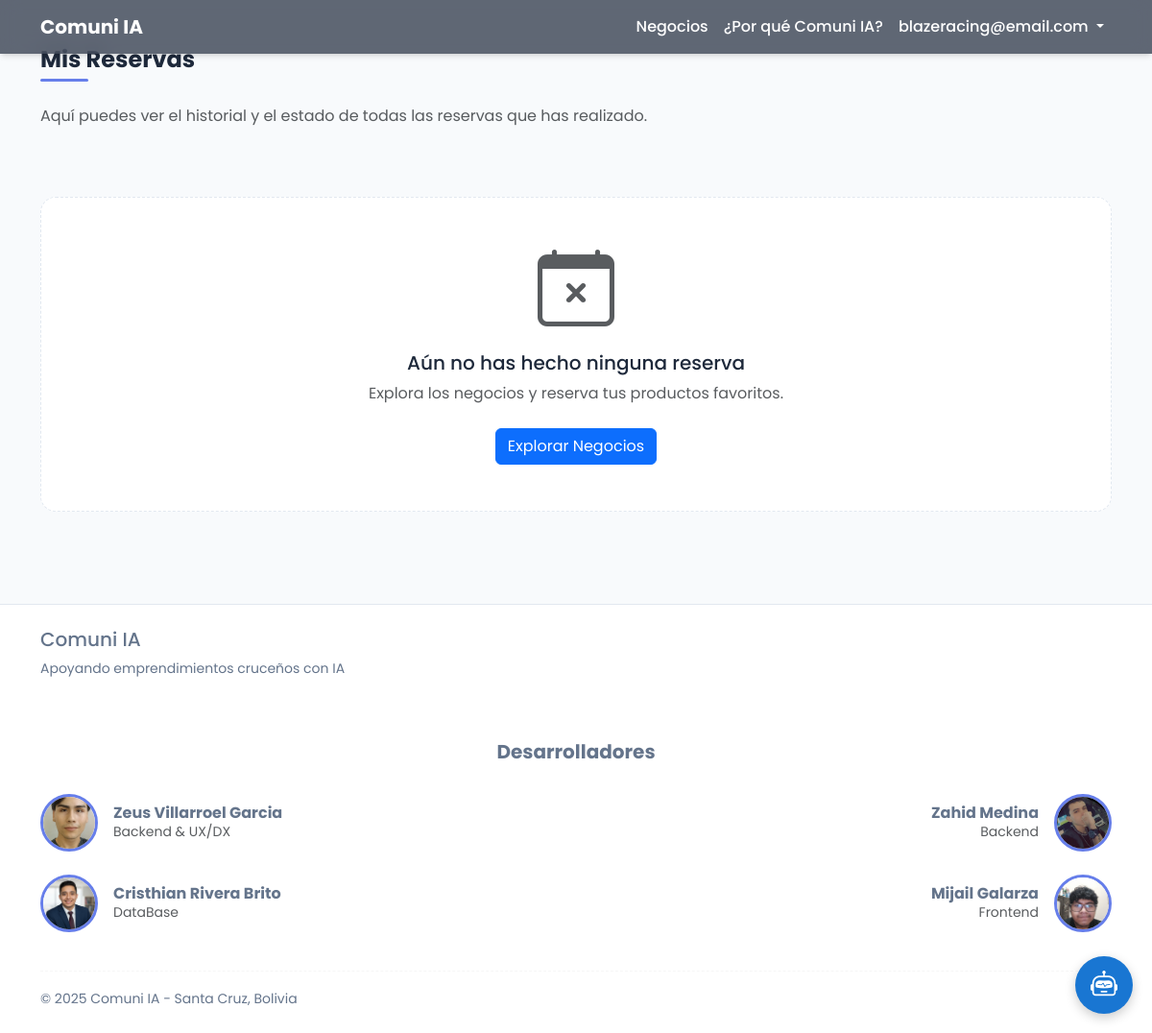
Page /my-reservations (signed in) on the earlier database version.
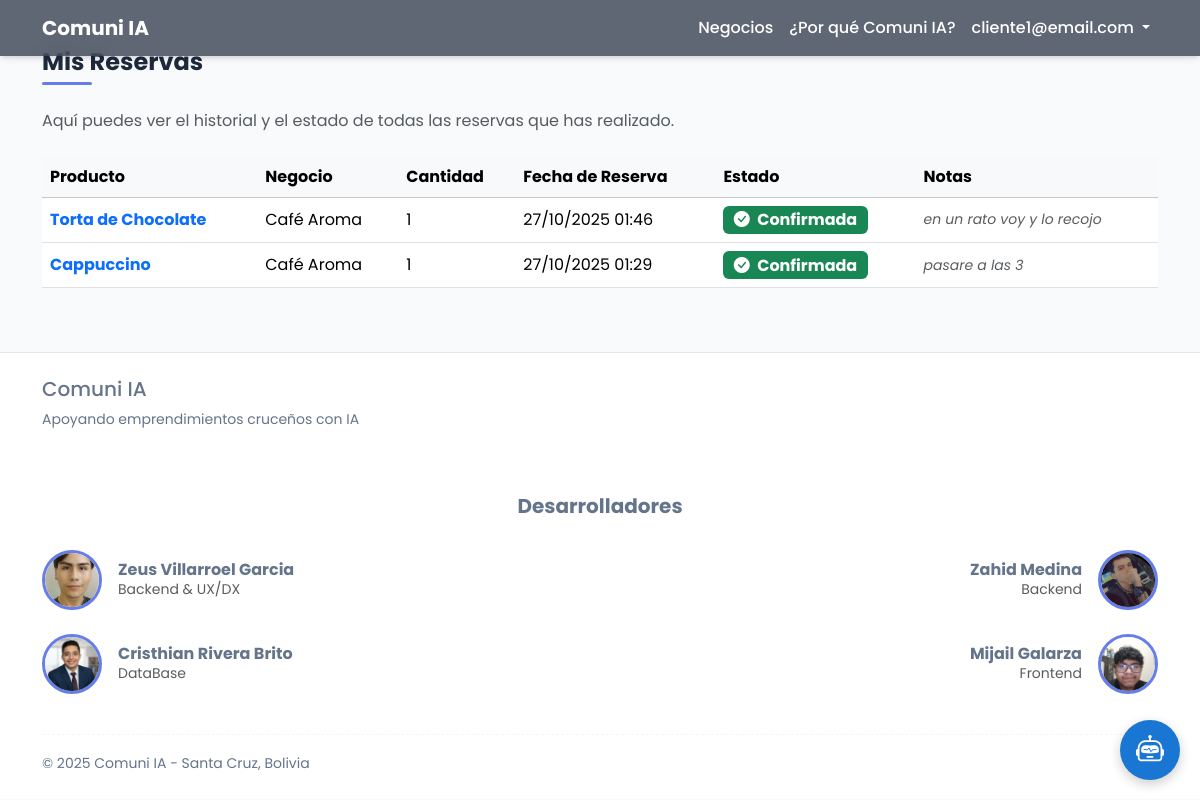
Same page on the later database version.
### app.py (models this page shows, shortened)
class User(db.Model):
    __tablename__ = 'users'
    id = db.Column(db.Integer, primary_key=True)
    email = db.Column(db.String(120), unique=True, nullable=False)
    password_hash = db.Column(db.String(200), nullable=False)
    business_id = db.Column(db.Integer, db.ForeignKey('businesses.id'), nullable=True)
    ci = db.Column(db.String(20), nullable=True)  # NUEVO CAMPO
    role = db.Column(db.String(20), default='user')
    created_at = db.Column(db.DateTime, default=db.func.now())
    is_active = db.Column(db.Boolean, default=True, nullable=False)

class Reservation(db.Model):
    __tablename__ = 'reservations'
    id = db.Column(db.Integer, primary_key=True)
    user_id = db.Column(db.Integer, db.ForeignKey('users.id'), nullable=False)
    product_id = db.Column(db.Integer, db.ForeignKey('products.id'), nullable=False)
    business_id = db.Column(db.Integer, db.ForeignKey('businesses.id'), nullable=False)
    quantity = db.Column(db.Integer, nullable=False)
    status = db.Column(db.String(20), nullable=False, default='pendiente') # pendiente, confirmada, rechazada, completada
    created_at = db.Column(db.DateTime, default=db.func.now())
    notes = db.Column(db.Text, nullable=True)
    user = db.relationship('User', backref='reservations')
    product = db.relationship('Product', backref='reservations')
    business = db.relationship('Business', backref='reservations')

class Product(db.Model):
    __tablename__ = 'products'
    id = db.Column(db.Integer, primary_key=True)
    business_id = db.Column(db.Integer, db.ForeignKey('businesses.id'), nullable=False)
    name = db.Column(db.String(160), nullable=False)
    description = db.Column(db.Text, nullable=True)  # Descripción detallada del producto
    price = db.Column(db.Float, nullable=False)
    stock = db.Column(db.Integer, nullable=False, default=0) # NUEVO CAMPO
    image_url = db.Column(db.String(500), nullable=True)  # Ruta relativa a static/uploads

class Business(db.Model):
    __tablename__ = 'businesses'
    id = db.Column(db.Integer, primary_key=True)
    name = db.Column(db.String(160), nullable=False)
    description = db.Column(db.Text, nullable=False)
    logo = db.Column(db.String(500), nullable=True)  # Ruta relativa a static/uploads
    location = db.Column(db.String(160), nullable=False, default="Santa Cruz, Bolivia")
    category = db.Column(db.String(100), nullable=False, default="Servicios")
    phone = db.Column(db.String(20), nullable=True)
    nit = db.Column(db.String(20), nullable=True)  # NUEVO CAMPO
    latitude = db.Column(db.Float, nullable=True)
    longitude = db.Column(db.Float, nullable=True)
    email = db.Column(db.String(120), nullable=True)
    whatsapp = db.Column(db.String(20), nullable=True)
    reviews = db.relationship('Review', backref='business', lazy=True, cascade="all, delete-orphan")
    products = db.relationship('Product', backref='business', lazy=True, cascade="all, delete-orphan")
    favorited_by = db.relationship('User', secondary=favorites, lazy='subquery', backref=db.backref('favorite_businesses', lazy=True))
    viewed_by = db.relationship('User', secondary=business_views, lazy='subquery', backref=db.backref('viewed_businesses', lazy=True))
    is_active = db.Column(db.Boolean, default=True, nullable=False)

### app.py (the view)
@app.route('/my-reservations', strict_slashes=False)
@login_required
def my_reservations():
    user_id = session['user_id']
    reservations = db.session.query(Reservation).filter_by(user_id=user_id).order_by(Reservation.created_at.desc()).all()
    return render_template('my_reservations.html', reservations=reservations)

### app.py (called while the page is built)
def login_required(f):
    @wraps(f)
    def decorated_function(*args, **kwargs):
        if 'user_id' not in session:
            return redirect(url_for('login', next=request.url))
        return f(*args, **kwargs)
    return decorated_function

### templates/my_reservations.html (shortened to what this page needs)
{% extends "layout.html" %}
{% block content %}
<div class="container mt-5">
    <h1 class="section-title">Mis Reservas</h1>
    <p class="text-muted mb-4">Aquí puedes ver el historial y el estado de todas las reservas que has realizado.</p>
    {% if reservations %}
    <div class="table-responsive">
        <table class="table table-hover align-middle">
            <thead class="table-light">
                <tr>
                    <th>Producto</th>
                    <th>Negocio</th>
                    <th>Cantidad</th>
                    <th>Fecha de Reserva</th>
                    <th>Estado</th>
                    <th>Notas</th>
                </tr>
            </thead>
            <tbody>
                {% for r in reservations %}
                <tr>
                    <td>
                        <a href="{{ url_for('profile', id=r.business.id) }}" class="fw-bold text-decoration-none">{{ r.product.name }}</a>
                    </td>
                    <td>{{ r.business.name }}</td>
                    <td>{{ r.quantity }}</td>
                    <td>{{ r.created_at.strftime('%d/%m/%Y %H:%M') }}</td>
                    <td>
                        <span class="badge fs-6
                            {% if r.status == 'pendiente' %}bg-warning text-dark
                            {% elif r.status == 'confirmada' %}bg-success
                            {% elif r.status == 'rechazada' %}bg-danger
                            {% else %}bg-secondary
                            {% endif %}">
                            <i class="bi
                                {% if r.status == 'pendiente' %}bi-hourglass-split
                                {% elif r.status == 'confirmada' %}bi-check-circle-fill
                                {% elif r.status == 'rechazada' %}bi-x-circle-fill
                                {% endif %} me-1"></i>
                            {{ r.status|capitalize }}
                        </span>
                    </td>
                    <td class="text-muted small"><em>{{ r.notes if r.notes else 'Sin notas' }}</em></td>
                </tr>
                {% endfor %}
            </tbody>
        </table>
    </div>
    {% else %}
    <div class="col-12 text-center py-5">
        <div class="empty-state-card">
            <i class="bi bi-calendar-x display-1 text-muted"></i>
            <h5 class="mt-3">Aún no has hecho ninguna reserva</h5>
            <p class="text-muted">Explora los negocios y reserva tus productos favoritos.</p>
            <a href="{{ url_for('home') }}" class="btn btn-primary mt-2">Explorar Negocios</a>
        </div>
    </div>
    {% endif %}
</div>
{% endblock %}

### templates/layout.html (shortened to what this page needs)
<!doctype html>
<html lang="es">
<head>
  <link href="https://cdn.jsdelivr.net/npm/bootstrap@5.3.3/dist/css/bootstrap.min.css" rel="stylesheet"/>
  <link href="{{ url_for('static', filename='css/styles.css') }}" rel="stylesheet"/>
  <link rel="stylesheet" href="{{ url_for('static', filename='css/chatbot.css') }}"/>
  <link rel="stylesheet" href="https://cdn.jsdelivr.net/npm/bootstrap-icons@1.11.3/font/bootstrap-icons.css">
  <link rel="stylesheet" href="https://cdn.jsdelivr.net/npm/driver.js@1.0.1/dist/driver.css"/>
  <link rel="stylesheet" href="{{ url_for('static', filename='css/custom-driver.css') }}"/>
  <link rel="stylesheet" href="{{ url_for('static', filename='css/developers.css') }}"/>
</head>
<body>
<nav class="navbar navbar-expand-lg navbar-dark fixed-top navbar-main">
  <div class="container">
    <a class="navbar-brand fw-bold" href="{{ url_for('home') }}">
      Comuni IA
    </a>
    <div class="collapse navbar-collapse" id="navbarNav">
      <ul class="navbar-nav ms-auto align-items-lg-center">
        <li class="nav-item"><a href="{{ url_for('home') }}#destacados" class="nav-link">Negocios</a></li>
        <li class="nav-item"><a href="{{ url_for('home') }}#sobre" class="nav-link">¿Por qué Comuni IA?</a></li>
        {% if session.user_id %}
        <li class="nav-item dropdown">
          <a class="nav-link dropdown-toggle" href="#" id="navbarDropdown" role="button" data-bs-toggle="dropdown" aria-expanded="false">
            {{ session.user_email }}
          </a>
        </li>
        {% else %}
        <li class="nav-item"><a href="{{ url_for('login') }}" class="nav-link">Iniciar Sesión</a></li>
        <li class="nav-item ms-lg-2"><a href="{{ url_for('join') }}" class="btn btn-primary rounded-pill px-3">Registra tu Negocio</a></li>
        {% endif %}
      </ul>
    </div>
  </div>
</nav>
{% block content %}{% endblock %}
<footer class="main-footer">
  <div class="container">
    <div class="row">
      <div class="col-md-6">
        <h5>Comuni IA</h5>
        <p class="small">Apoyando emprendimientos cruceños con IA</p>
      </div>
      <div class="col-md-6 text-md-end">
      </div>
    </div>
    <div class="row mt-5">
      <div class="col-12 text-center">
        <h5 class="fw-bold">Desarrolladores</h5>
      </div>
    </div>
    <div class="row align-items-center mt-4">
      <div class="col-12 col-md-6 mb-4">
        <div class="d-flex align-items-center">
          <img src="{{ url_for('static', filename='uploads/zeus.jpeg') }}" alt="Zeus Villarroel Garcia" class="developer-photo me-3">
          <div>
            <h6 class="mb-0 fw-bold">Zeus Villarroel Garcia</h6>
            <p class="small text-muted mb-0">Backend & UX/DX</p>
          </div>
        </div>
      </div>
      <div class="col-12 col-md-6 mb-4">
        <div class="d-flex align-items-center justify-content-md-end">
          <div class="text-md-end me-3">
            <h6 class="mb-0 fw-bold">Zahid Medina</h6>
            <p class="small text-muted mb-0">Backend</p>
          </div>
          <img src="{{ url_for('static', filename='uploads/zahid.jpg') }}" alt="Zahid Medina" class="developer-photo">
        </div>
      </div>
      <div class="col-12 col-md-6 mb-4">
        <div class="d-flex align-items-center">
          <img src="{{ url_for('static', filename='uploads/cristhian.jpeg') }}" alt="Cristhian Rivera Brito" class="developer-photo me-3">
          <div>
            <h6 class="mb-0 fw-bold">Cristhian Rivera Brito</h6>
            <p class="small text-muted mb-0">DataBase</p>
          </div>
        </div>
      </div>
      <div class="col-12 col-md-6 mb-4">
        <div class="d-flex align-items-center justify-content-md-end">
          <div class="text-md-end me-3">
            <h6 class="mb-0 fw-bold">Mijail Galarza</h6>
            <p class="small text-muted mb-0">Frontend</p>
          </div>
          <img src="{{ url_for('static', filename='uploads/mijail.jpeg') }}" alt="Mijail Galarza" class="developer-photo">
        </div>
      </div>
    </div>
    <hr class="my-3">
    <small>&copy; 2025 Comuni IA - Santa Cruz, Bolivia</small>
  </div>
</footer>
{% include '_chatbot.html' %}
</body>
</html>

### templates/_chatbot.html (shortened to what this page needs)
<div id="chatbot-toggle" class="chatbot-btn">
    <i class="bi bi-robot"></i>
</div>

### static/css/styles.css (style rules this page uses)
:root { --primary-color: #667eea; --secondary-color: #764ba2; --text-dark: #1e293b; --text-light: #64748b; --bg-light: #f8fafc; --white: #ffffff; --border-color: #e2e8f0; --shadow: 0 4px 6px -1px rgba(0, 0, 0, 0.1), 0 2px 4px -2px rgba(0, 0, 0, 0.1); --shadow-lg: 0 10px 15px -3px rgba(0, 0, 0, 0.1), 0 4px 6px -4px rgba(0, 0, 0, 0.1); }
body { font-family: 'Poppins', sans-serif; background-color: var(--bg-light); color: var(--text-dark); }
.navbar { background-color: var(--white) !important; box-shadow: var(--shadow); }
.navbar-main { background-color: rgba(30, 41, 59, 0.7) !important; backdrop-filter: blur(10px); transition: background-color 0.3s ease-in-out; }
.navbar-main .nav-link, .navbar-main .navbar-brand { color: var(--white) !important; }
.navbar-brand { font-weight: bold; color: var(--primary-color) !important; }
.nav-link { color: var(--text-light) !important; font-weight: 500; transition: color 0.3s ease; }
.section-title { font-size: 1.5rem; font-weight: 700; color: var(--text-dark); margin-bottom: 1.5rem; position: relative; padding-bottom: 0.5rem; }
.section-title::after { content: ''; position: absolute; bottom: 0; left: 0; width: 50px; height: 3px; background: var(--primary-color); border-radius: 2px; }
footer.main-footer { background-color: var(--white); color: var(--text-light); padding: 1.5rem 0; margin-top: 3rem; border-top: 1px solid var(--border-color); }
.chatbot-btn { position: fixed; right: 20px; bottom: 20px; width: 56px; height: 56px; border-radius: 50%; border: none; background: linear-gradient(135deg, var(--primary-color), var(--secondary-color)); color: var(--white); font-size: 24px; display: flex; align-items: center; justify-content: center; box-shadow: var(--shadow-lg); z-index: 9999; cursor: pointer; transition: all 0.3s ease; }

### static/css/chatbot.css (style rules this page uses)
.chatbot-btn { position: fixed; bottom: 20px; right: 20px; width: 60px; height: 60px; background: #1976d2; color: white; border-radius: 50%; display: flex; align-items: center; justify-content: center; font-size: 28px; box-shadow: 0 4px 12px rgba(0,0,0,0.2); cursor: pointer; z-index: 1000; transition: all 0.3s ease; }
hr { border: 0; border-top: 1px dashed #ddd; margin: 14px 0; }

### static/css/custom-driver.css (style rules this page uses)
:root { --driver-popover-bg: #ffffff; --driver-popover-title-color: #1e293b; --driver-popover-description-color: #64748b; --driver-button-bg: #667eea; --driver-button-hover-bg: #764ba2; --driver-button-text-color: #ffffff; --driver-overlay-bg: rgba(30, 41, 59, 0.7); }

### static/css/developers.css (style rules this page uses)
.developer-photo { width: 60px; height: 60px; border-radius: 50%; object-fit: cover; border: 3px solid var(--primary-color); }

Differences in the rows shown:
now on this page (row edited): User: user_email "cliente1@email.com"
added Reservation: product.name "Torta de Chocolate", business.name "Café Aroma", quantity "1", created_at "27/10/2025 01:46", status "Confirmada", notes "en un rato voy y lo recojo"
added Reservation: product.name "Cappuccino", business.name "Café Aroma", quantity "1", created_at "27/10/2025 01:29", status "Confirmada", notes "pasare a las 3"
Other differences:
{{ session.user_email }}: "blazeracing@email.com" → (not shown)
text no longer shown: "Aún no has hecho ninguna reserva Explora los negocios y reserva tus productos favoritos. Explorar Negocios"
text now shown: "Producto Negocio Cantidad Fecha de Reserva Estado Notas"
